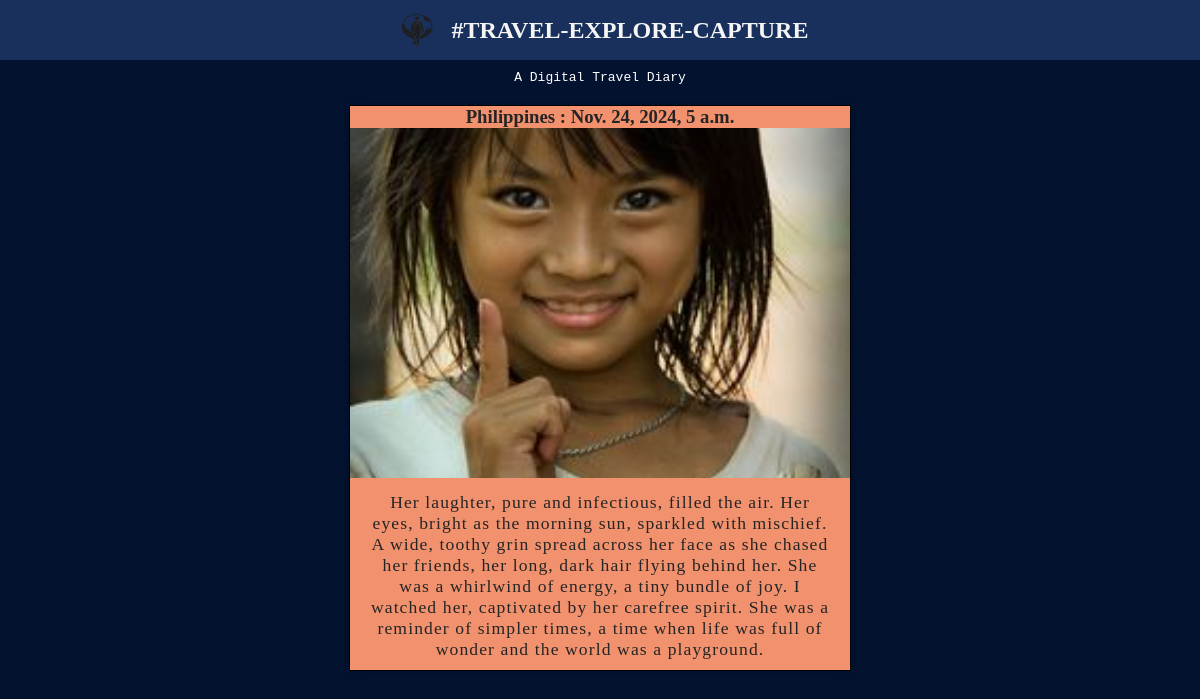
Screenshot of /post/indonesian-cruise with the database file from the repository.
### POST/models.py (models this page shows, shortened)
class Post(models.Model):
    post_id = models.BigAutoField(primary_key=True)
    topic = models.CharField(max_length=250)
    banner = models.ImageField()
    content = models.TextField()
    country = models.CharField(max_length=100, default='Philippines')
    slug = models.SlugField(blank=True)
    posted_at = models.DateTimeField(auto_now_add=True)

### POST/views.py (the view)
# urls.py: path('<str:slug>', views.post, name="PAGE")
def post(request, slug):
    post = Post.objects.get(slug=slug)
    return render(request, 'POST/post_page.html',{
        'post':post
    })

### POST/templates/POST/post_page.html (shortened to what this page needs)
{% extends "master.html" %}
{% block content %}
    <div class="page-container">
        <h3>{{post.country}} : {{post.posted_at}}</h3>
        <div class="page-banner">
            <img src="{{post.banner.url}}" alt="{{post.topic}}">
        </div>
        <p>{{post.content}}</p>
    </div>
{% endblock  %}

### static/styles.css (style rules this page uses)
* { margin: 0; }
body { background-color: #03122f; }
.page-container { margin: 20px auto; box-shadow: 0px 0px 10px rgba(0, 0, 0, 0.2); border: 1px solid black; width: 500px; text-align: center; color: #252525; background-color: #f1916d; }
.page-container img { height: 350px; width: 100%; object-fit: cover; object-position:center; }
.page-container p { font-size: 1.1em; margin: 10px 0px; letter-spacing: 1.1px; padding: 0px 20px; }

### rows the page displays
Post: country "Philippines", posted_at "Nov. 24, 2024, 5 a.m.", banner (picture), content "Her laughter, pure and infectious, filled the air. Her eyes, bright as the morning sun, sparkled with mischief. A wide, toothy grin spread across her face as she chased her friends, her long, dark hair flying behind her. She was a whirlwind of energy, a tiny bundle of joy. I watched her, captivated by her carefree spirit. She was a reminder of simpler times, a time when life was full of wonder and the world was a playground."
